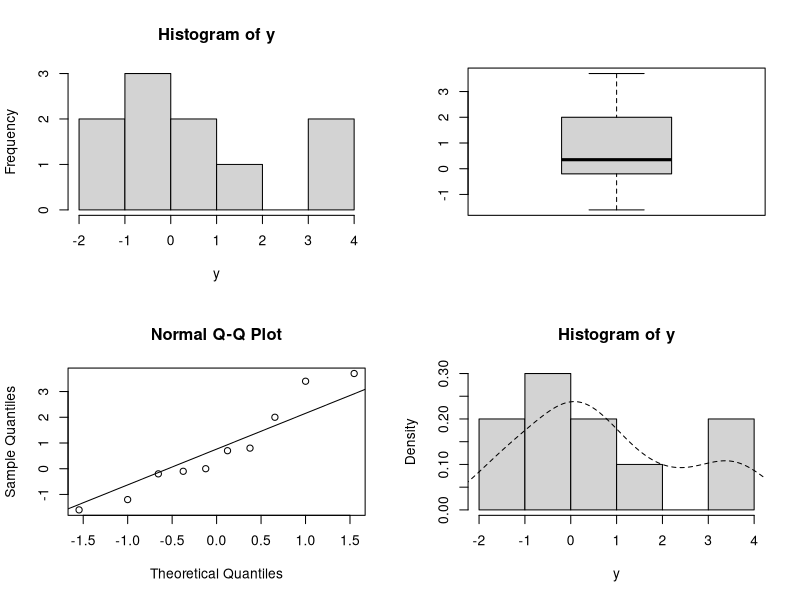
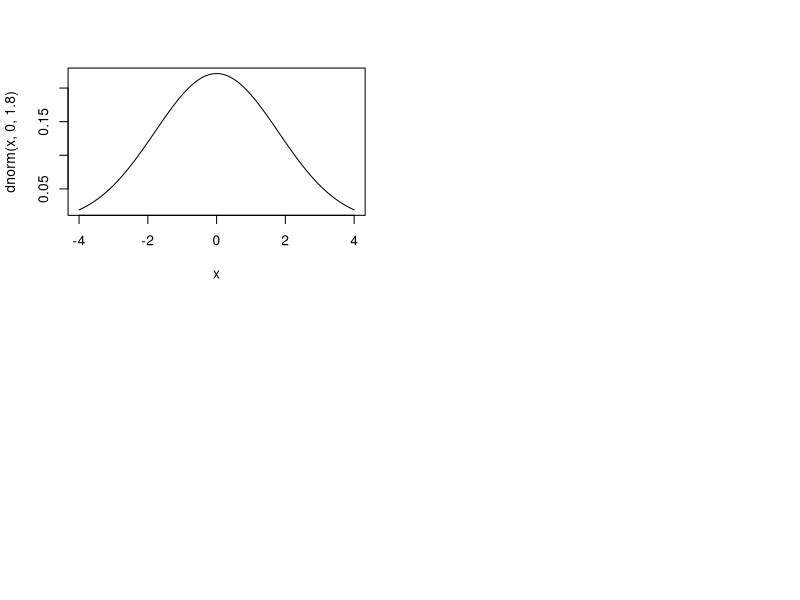
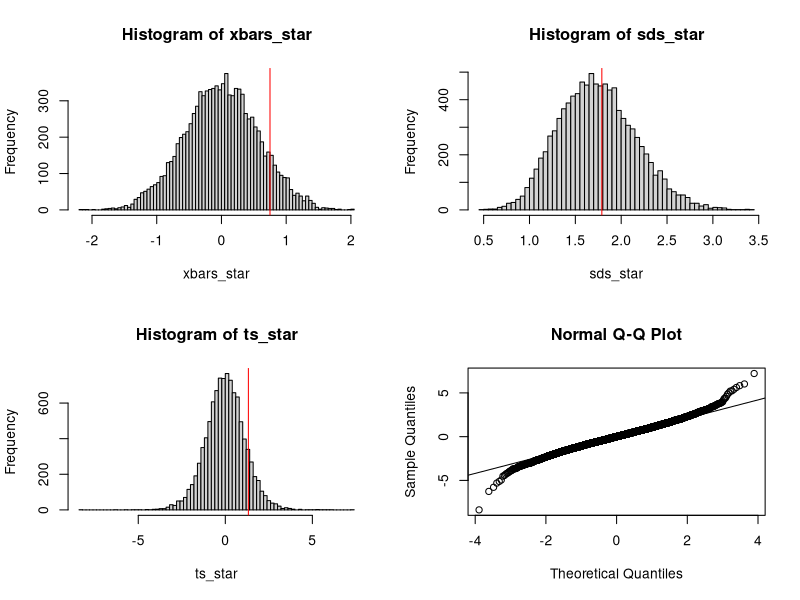
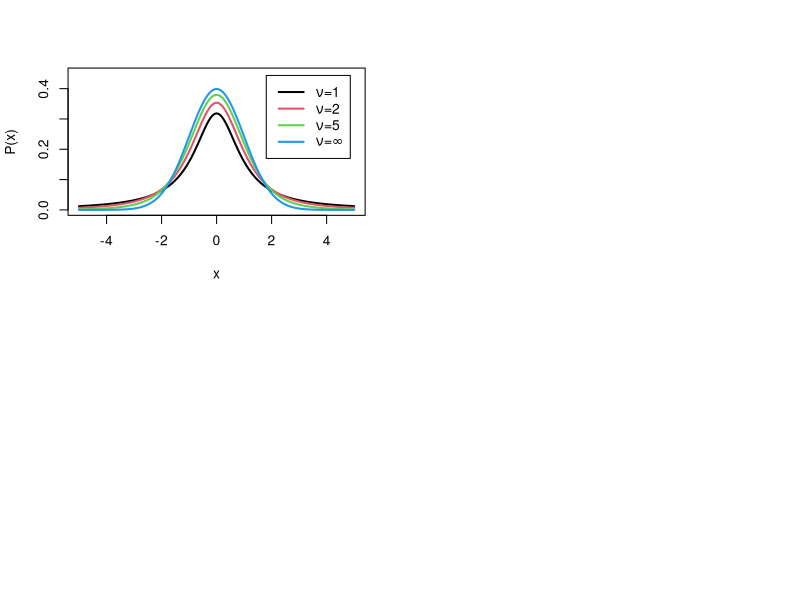

Reproduce these figures in R, in order. (Note: this script raises an error after producing the figures.)

# 약제 1을 복용했을 때 수면시간의 증가 (단위는 시간이다)

y <- sleep$extra[sleep$group == 1]
y

summary(y)
sd(y)

par(mfrow=c(2,2))
hist(y)
boxplot(y)
qqnorm(y); qqline(y)
hist(y, prob=TRUE)
lines(density(y), lty=2)


# '일변량 t-검정(one-sample t-test)'
t.test(y)

t.test(y, alternative="greater")


# 개개인의 수면시간증가값 모형
#  평균이 0이고, 표준편차가 1.8(시간)인 종 모양의 분포(bell shaped distribution)
# N(0, 1.8^2)
curve(dnorm(x, 0, 1.8), -4, 4)


# 크기가 10개인 새로운 표본
options(digits = 3)
set.seed(1606)
(y_star <- rnorm(10, 0, 1.8))
mean(y_star-0); sd(y_star)
(t_star <- mean(y_star-0) / (sd(y_star)/sqrt(length(y_star))))


(y_star <- rnorm(10, 0, 1.8))
mean(y_star-0); sd(y_star)
(t_star <- mean(y_star-0) / (sd(y_star)/sqrt(length(y_star))))


(y_star <- rnorm(10, 0, 1.8))
mean(y_star-0); sd(y_star)
(t_star <- mean(y_star-0) / (sd(y_star)/sqrt(length(y_star))))


# 10,000개의 평행우주의 표본 (각 표본은 10개의 관측치를 포함한다)
# , 그리고 각 표본의 평균값, 표본표준편차, 그리고 t-통계량 값을  계산할 수 있다:

set.seed(1606)
B <- 1e4
n <- 10
xbars_star <- rep(NA, B)
sds_star <- rep(NA, B)
ts_star <- rep(NA, B)
for(b in 1:B){
  y_star <- rnorm(n, 0, 1.789)
  m <- mean(y_star)
  s <- sd(y_star)
  xbars_star[b] <- m
  sds_star[b] <- s
  ts_star[b] <- m / (s/sqrt(n))
}


opar <- par(mfrow=c(2,2))
hist(xbars_star, nclass=100)
abline(v = 0.75, col='red')
hist(sds_star, nclass=100)
abline(v = 1.789, col='red')
hist(ts_star, nclass=100)
abline(v = 1.3257, col='red')
qqnorm(ts_star); qqline(ts_star)
par(opar)



# 우리가 관측한 t-통계량 값 1.3257은 시뮬레이션 분포에서 어디에 있는가?

length(which(ts_star > 1.3257)) / B

# 스튜던트 t 분포
# 다양한 자유도 값에 따른 t 밀도함수
# https://en.wikipedia.org/wiki/Student%27s_t-distribution
# Credit: 권용찬
nlist=c(1,2,5)
x <- seq(-5, 5, 0.05)
y <- matrix(0, nr=length(x), nc=length(nlist))
plot(x, type="n", xlab="x", ylab="P(x)",
     xlim=c(-5,5), ylim=c(0, 0.45))
for( i in 1:length(nlist)){
  y[,i] <- dt(x, df=nlist[i])
  lines(x, y[,i], col=i, lwd=2)
}
lines(x, dnorm(x), col=4, lwd=2)
legend_text <- c(expression(paste(nu,"=1 ")),
                 expression(paste(nu,"=2 ")),
                 expression(paste(nu,"=5 ")),
                 expression(paste(nu,"=",infinity)))
legend("topright", legend=legend_text, lty=1, lwd=2, col=c(1:3,4),
       inset=.05)




# 8. 신뢰구간의 의미
set.seed(1606)
(y_star <- rnorm(10, 1, 1.8))
t.test(y_star)$conf.int
(y_star <- rnorm(10, 1, 1.8))
t.test(y_star)$conf.int
(y_star <- rnorm(10, 1, 1.8))
t.test(y_star)$conf.int


set.seed(1606)
B = 1e2
conf_intervals <-
  data.frame(b=rep(NA, B),
             lower=rep(NA, B),
             xbar=rep(NA, B),
             upper=rep(NA, B))
true_mu <- 1.0
for(b in 1:B){
  (y_star <- rnorm(10, true_mu, 1.8))
  conf_intervals[b, ] = c(b=b,
                          lower=t.test(y_star)$conf.int[1],
                          xbar=mean(y_star),
                          upper=t.test(y_star)$conf.int[2])
}
conf_intervals <- conf_intervals %>%
  mutate(lucky = (lower <= true_mu & true_mu <= upper))

glimpse(conf_intervals)
table(conf_intervals$lucky)
conf_intervals %>% ggplot(aes(b, xbar, col=lucky)) +
  geom_point() +
  geom_errorbar(aes(ymin=lower, ymax=upper)) +
  geom_hline(yintercept=true_mu, col='red')


# 6.10.2. 중심극한정리

set.seed(1606)
B <- 1e4
n <- 10
xbars_star= rep(NA, B)
for(b in 1:B){
  xbars_star[b] <- mean(sample(c(0,1), size=n, replace=TRUE))
}
hist(xbars_star, nclass=100)

# 6.11. 모수추정의 정확도는 sqrt(n)에 비례한다.
diff(t.test(y)$conf.int)
mean(y)
diff(t.test(y)$conf.int)/2
